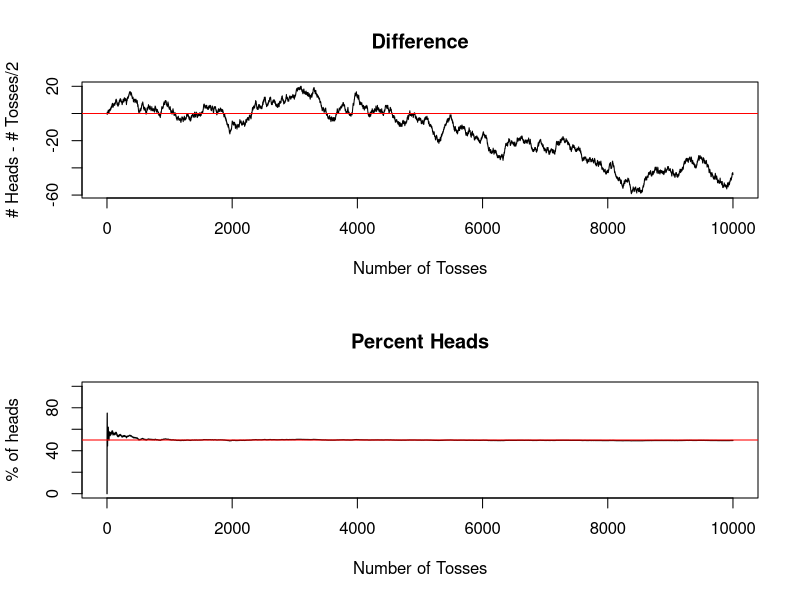

The R script that drew this image:
# Probability of coin tosses and Law of Averages

n=10000 #keep taking larger and larger n
heads=sample(x=c(0,1),size=n,replace=TRUE)
count_heads=cumsum(heads) #what is the length of cumsum(heads)
exp_heads=(1:n)/2
diff_heads=count_heads-exp_heads
percent_heads=(count_heads/(1:n))*100 ## taking the percent of heads

library(ggplot2)
par(mfrow=c(2,1))
plot(1:n,diff_heads,type="l", main="Difference",xlab = "Number of Tosses",
     ylab = "# Heads - # Tosses/2")
abline(h=0,col="red")
plot(1:n,percent_heads[1:n], ylim=c(0,100),
    type = "l", lwd=1.2,main="Percent Heads",xlab="Number of Tosses",
     ylab="% of heads")
abline(h=50,col="red",lwd=1)



